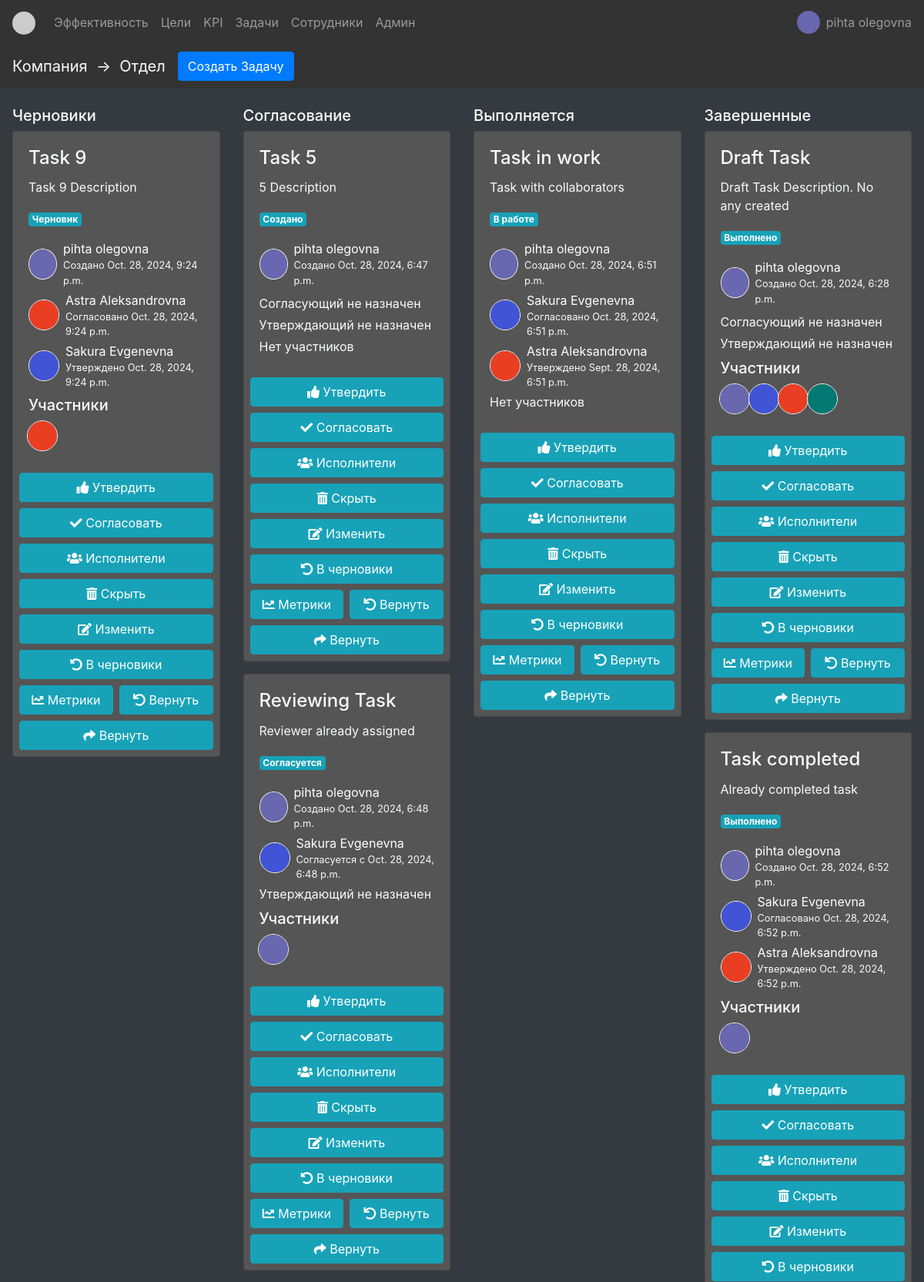
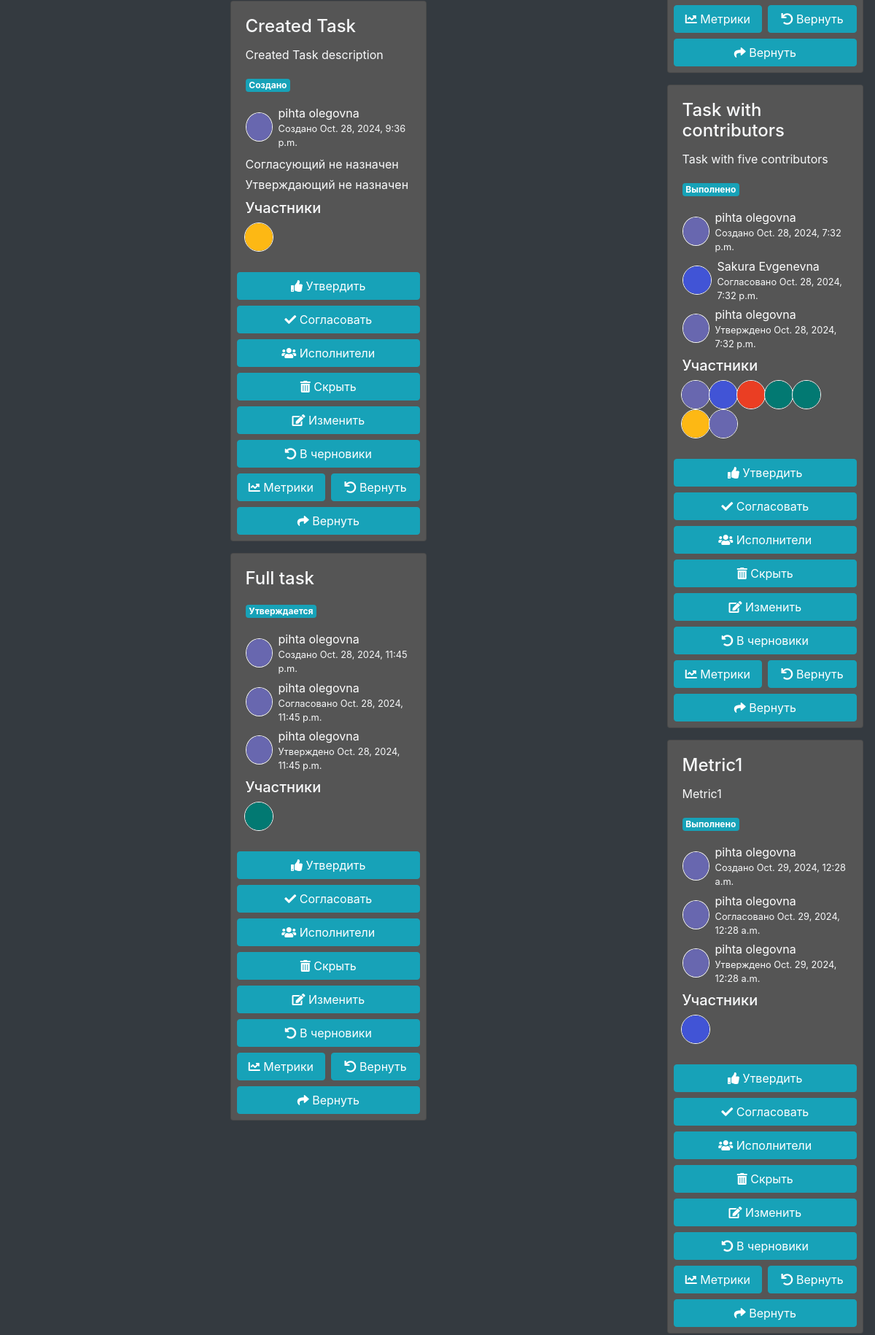
/department/1/tasks/ (signed in, upper part), run on the app's committed database (2 pictures, top to bottom).
### pms/models.py (models this page shows, shortened)
class User(AbstractBaseUser, PermissionsMixin):
    user_id = models.AutoField(primary_key=True)
    email = models.EmailField(unique=True)
    name = models.TextField()
    second_name = models.TextField()
    third_name = models.TextField(null=True, blank=True)
    position = models.ForeignKey("Position", on_delete=models.CASCADE, null=True, blank=True)
    is_active = models.BooleanField(default=True)
    is_staff = models.BooleanField(default=False)
    is_hidden = models.BooleanField(default=False)
    profile_photo = models.ImageField(upload_to='user_photos/', null=True, blank=True)
    USERNAME_FIELD = 'email'
    REQUIRED_FIELDS = ['name', 'second_name', 'third_name']
    objects = UserManager()
    def __str__(self):
        return f"{self.name} {self.second_name}"

class Task(models.Model):
    STATUS_CHOICES = [
        ('draft', 'Черновик'),
        ('created', 'Создано'),
        ('reviewing', 'Согласуется'),
        ('assigning', 'Утверждается'),
        ('assigned', 'Утверждено'),
        ('in_work', 'В работе'),
        ('completed', 'Выполнено'),
    ]
    task_id = models.AutoField(primary_key=True)
    department_id = models.ForeignKey(Department, on_delete=models.CASCADE, null=False)
    title = models.TextField()  # Only required field
    description = models.TextField(null=True, blank=True)
    creator = models.ForeignKey(User, related_name="created_tasks", on_delete=models.SET_NULL, null=True, blank=True)
    creation_time = models.DateTimeField(null=True, blank=True)
    reviewer = models.ForeignKey(User, related_name="reviewed_tasks", on_delete=models.SET_NULL, null=True, blank=True)
    review_time = models.DateTimeField(null=True, blank=True)
    assigner = models.ForeignKey(User, related_name="assigned_tasks", on_delete=models.SET_NULL, null=True, blank=True)
    assign_time = models.DateTimeField(null=True, blank=True)
    start_time = models.DateTimeField(null=True, blank=True)
    due_time = models.DateTimeField(null=True, blank=True)
    end_time = models.DateTimeField(null=True, blank=True)
    status = models.CharField(max_length=20, choices=STATUS_CHOICES, default='draft')
    last_modified = models.DateTimeField(auto_now=True)
    is_hidden = models.BooleanField(default=False)
    def get_status_display_name(self):
        return dict(self.STATUS_CHOICES).get(self.status, "Unknown")

class TaskEmployee(models.Model):
    task_employee_id = models.AutoField(primary_key=True)
    user = models.ForeignKey(User, on_delete=models.CASCADE)
    task = models.ForeignKey(Task, on_delete=models.CASCADE)
    time_added = models.DateTimeField(auto_now=True)
    is_hidden = models.BooleanField(default=False)

### pms/views.py (the view)
# urls.py: path('department/<int:department_id>/tasks/', views.department_tasks, name='department_tasks'),
@login_required
def department_tasks(request, department_id):
    user_in_department = EmployeeDepartment.objects.filter(
        user=request.user,
        department_id=department_id,
        is_hidden=False
    ).exists()
    user = request.user
    employee_department = EmployeeDepartment.objects.filter(user=user, employee_department_id=department_id)
    tasks = Task.objects.filter(department_id=department_id)
    if not user_in_department:
        return render(request, '404.html')
    context = {
        'tasks': tasks,
        'user': user,
        'employee_department': employee_department,
    }
    return render(request, 'tasks_view.html', context)

### templates/tasks_view.html (shortened to what this page needs)
<!DOCTYPE html>
{% extends 'base.html' %}
{% block content %}
    <nav class="navbar navbar-expand-lg navbar-dark">
        <span class="navbar-brand">
            <a href="{% url 'departments_view' %}" class="text-light">Компания</a>
            <span class="text-light">&nbsp;&rarr;&nbsp;</span>
            <a href="#" class="text-light">Отдел</a>
        </span>
    <button type="button" class="btn btn-primary" data-toggle="modal" data-target="#createTaskModal"
            data-department-id="{{ department.id }}">
        Создать Задачу
    </button>
</nav>
<div class="container-lg mt-4 m-3">
    <div class="row">
        <div class="col-lg-3 col-md-4 col-sm-6 col-12">
            <h5>Черновики</h5>
            {% for task in tasks %}
                {% if task.status == 'draft' %}
                    {% include 'task_card.html' with task=task badge_class='info' creator=task.creator reviewer=task.reviewer assigner=task.assigner %}
                {% endif %}
            {% endfor %}
        </div>
        <div class="col-lg-3 col-md-4 col-sm-6 col-12">
            <h5>Согласование</h5>
            {% for task in tasks %}
                {% if task.status in 'assigning reviewing created' %}
                    {% include 'task_card.html' with task=task badge_class='info' creator=task.creator reviewer=task.reviewer assigner=task.assigner %}
                {% endif %}
            {% endfor %}
        </div>
        <div class="col-lg-3 col-md-4 col-sm-6 col-12">
            <h5>Выполняется</h5>
            {% for task in tasks %}
                {% if task.status == 'in_work' %}
                    {% include 'task_card.html' with task=task badge_class='warning' creator=task.creator reviewer=task.reviewer assigner=task.assigner %}
                {% endif %}
            {% endfor %}
        </div>
        <div class="col-lg-3 col-md-4 col-sm-6 col-12">
            <h5>Завершенные</h5>
            {% for task in tasks %}
                {% if task.status == 'completed' %}
                    {% include 'task_card.html' with task=task badge_class='success' creator=task.creator reviewer=task.reviewer assigner=task.assigner %}
                {% endif %}
            {% endfor %}
        </div>
    </div>
{% endblock %}

### templates/base.html (shortened to what this page needs)
<!DOCTYPE html>
<html lang="ru">
<head>
    {% load static %}
    <link rel="stylesheet" href="{% static 'styles.css' %}"/>
    <link rel="stylesheet" href="{% static 'bootstrap.css' %}"/>
    <link rel="stylesheet" href="https://cdnjs.cloudflare.com/ajax/libs/font-awesome/5.15.4/css/all.min.css">
</head>
<body class="bg-dark text-light">
<nav class="navbar navbar-expand-sm navbar-dark">
    <a class="navbar-brand" href="#">
        <img src="https://via.placeholder.com/40" alt="Logo" class="rounded-circle mb-0" width="30" height="30"/>
    </a>
    <div class="collapse navbar-collapse" id="navbarNav">
        <ul class="navbar-nav">
            <li class="nav-item"><a class="nav-link" href="{% url 'metrics' %}">Эффективность</a></li>
            <li class="nav-item"><a class="nav-link" href="{% url 'user_metrics' %}">Цели</a></li>
            <li class="nav-item"><a class="nav-link" href="#">KPI</a></li>
            <li class="nav-item"><a class="nav-link" href="#">Задачи</a></li>
            <li class="nav-item"><a class="nav-link" href="#">Сотрудники</a></li>
            <li class="nav-item"><a class="nav-link" href="{% url 'admin:index' %}">Админ</a></li>
        </ul>
        <div class="ml-auto d-flex align-items-center">
            {% if user.profile_photo %}
                <img src="{{ user.profile_photo.url }}" alt="User Photo" class="rounded-circle mr-2" width="30"
                     height="30"/>
            {% else %}
                <img src="https://via.placeholder.com/40" alt="User Photo" class="rounded-circle mr-2" width="30"
                     height="30"/>
            {% endif %}
            <div class="navbar-text">{{ user.name }} {{ user.second_name }}</div>
        </div>
    </div>
</nav>
    {% block content %}{% endblock %}
</body>
</html>

### templates/task_card.html (shortened to what this page needs)
<!DOCTYPE html>
<html lang="ru">
<head>
    {% load static %}
    <link rel="stylesheet" href="{% static 'styles.css' %}"/>
    <link rel="stylesheet" href="{% static 'bootstrap.css' %}"/>
    <link rel="stylesheet" href="https://cdnjs.cloudflare.com/ajax/libs/font-awesome/5.15.4/css/all.min.css">
</head>
<body class="darkbg text-light">
<div class="card mb-3">
    <div class="card-body">
        <h4 class="card-title">{{ task.title }}</h4>
        <p class="card-text">{{ task.description }}</p>
        <p class="card-text">
            <span class="badge badge-info custom-badge">{{ task.get_status_display_name }}</span>
        </p>
        {% if task.creator %}
            <div class="d-flex align-items-center mb-1">
                <img src="{% if task.creator.profile_photo %}{{ task.creator.profile_photo.url }}{% else %}https://via.placeholder.com/40{% endif %}"
                     alt="Employee Photo"
                     class="rounded-circle border border-light employee-img"
                     width="40"
                     height="40">
                <div class="ml-2">
                    <div class="text">{{ task.creator }}</div>
                    <div class="text-small small">Создано {{ task.creation_time }}</div>
                </div>
            </div>
        {% else %}
            <p class="card-text">Создатель отсутствует</p>
        {% endif %}
        {% if task.reviewer %}
            <div class="d-flex align-items-center mb-1">
                <img src="
                        {% if task.reviewer.profile_photo %}{{ task.reviewer.profile_photo.url }}{% else %}https://via.placeholder.com/40{% endif %}"
                     alt="Employee Photo"
                     class="rounded-circle border border-light employee-img"
                     width="40"
                     height="40">
                <div class="ml-2">
                    <div class="text">{{ task.reviewer }}</div>
                    {% if task.status == 'reviewing' %}
                        <div class="text-small small">Согласуется с {{ task.review_time }}</div>
                    {% else %}
                        <div class="text-small small">Согласовано {{ task.review_time }}</div>
                    {% endif %}
                </div>
            </div>
        {% else %}
            <p class="card-text mt-2 m-0">Согласующий не назначен</p>
        {% endif %}
        {% if task.assigner %}
            <div class="d-flex align-items-center mb-1">
                <img src="
                        {% if task.assigner.profile_photo %}{{ task.assigner.profile_photo.url }}{% else %}https://via.placeholder.com/40{% endif %}"
                     alt="Employee Photo"
                     class="rounded-circle border border-light employee-img"
                     width="40"
                     height="40">
                <div class="ml-2">
                    <div class="text">{{ task.assigner }}</div>
                    {% if task.assign_time and task.status == 'assigning' or 'in_work' or 'completed' %}
                        <div class="text-small small">Утверждено {{ task.assign_time }}</div>
                    {% elif task.status == 'assigning' %}
                        <div class="text-small small">На утверждении с {{ task.assign_time }}</div>
                    {% else %}
                        <div class="text-small small">Утверждающий</div>
                    {% endif %}
                </div>
            </div>
        {% else %}
            <p class="card-text mt-1 mb-1">Утверждающий не назначен</p>
        {% endif %}
        {% if task.taskemployee_set.all.count > 0 %}
            <h5 class="mt-2">Участники</h5>
            <ul class="list-unstyled d-flex flex-wrap contributors-card ml-2 mb-0">
                {% for task_employee in task.taskemployee_set.all %}
                    <li class="employee-photo">
                        <img src="
                                {% if task_employee.user.profile_photo %}{{ task_employee.user.profile_photo.url }}{% else %}https://via.placeholder.com/40{% endif %}"
                             alt="Employee Photo"
                             class="rounded-circle border border-light employee-img"
                             width="40"
                             height="40"
                             data-toggle="tooltip"
                             title="{{ task_employee.user.name }} {{ task_employee.user.second_name }}">
                    </li>
                {% endfor %}
            </ul>
        {% else %}
            <div class="no-participants mt-0">Нет участников</div>
        {% endif %}
    </div>
    <div class="d-flex flex-wrap justify-content-between m-1">
            <button class="btn btn-icon btn-info flex-grow-1 m-1" style="flex: 1 1 120px;"
                    data-bs-toggle="tooltip" title="Утвердить">
                <i class="fas fa-thumbs-up"></i> Утвердить
            </button>
            <button class="btn btn-icon btn-info flex-grow-1 m-1" style="flex: 1 1 120px;"
                    data-bs-toggle="tooltip" title="Согласовать">
                <i class="fas fa-check"></i> Согласовать
            </button>
            <button class="btn btn-icon btn-info flex-grow-1 m-1" style="flex: 1 1 120px;"
                    data-bs-toggle="tooltip" title="Выбрать исполнителей">
                <i class="fas fa-users"></i> Исполнители
            </button>
            <button class="btn btn-icon btn-info flex-grow-1 m-1" style="flex: 1 1 120px;"
                    data-bs-toggle="tooltip" title="Скрыть">
                <i class="fas fa-trash-alt"></i> Скрыть
            </button>
            <button class="btn btn-icon btn-info flex-grow-1 m-1" style="flex: 1 1 120px;"
                    data-bs-toggle="tooltip" title="Изменить">
                <i class="fas fa-edit"></i> Изменить
            </button>
            <button class="btn btn-icon btn-info flex-grow-1 m-1" style="flex: 1 1 120px;"
                    data-bs-toggle="tooltip" title="В черновики">
                <i class="fas fa-undo-alt"></i> В черновики
            </button>
            <button class="btn btn-icon btn-info flex-grow-1 m-1" style="flex: 1 1 120px;"
                    data-bs-toggle="tooltip" title="Указать метрики">
                <i class="fas fa-chart-line"></i> Метрики
            </button>
            <button class="btn btn-icon btn-info flex-grow-1 m-1" style="flex: 1 1 120px;"
                    data-bs-toggle="tooltip" title="Вернуть в работу">
                <i class="fas fa-undo"></i> Вернуть
            </button>
            <button class="btn btn-icon btn-info flex-grow-1 m-1" style="flex: 1 1 120px;"
                    data-bs-toggle="tooltip" title="Вернуть на согласование">
                <i class="fas fa-share"></i> Вернуть
            </button>
    </div>
</div>
</body>
</html>

### static/styles.css (style rules this page uses)
.card-body, .card { background: rgb(85, 85, 85); }
.card { border-radius: 10px; border: 25px black; overflow: hidden; background: rgb(85, 85, 85) !important; }
.employee-photo { margin-left: -10px; transition: transform 0.3s ease; flex-shrink: 0; }
.text { color: white !important; }
.navbar-dark { background-color: rgb(51, 51, 51) !important; }
.employee-photo img { width: 40px; height: 40px; border-radius: 50%; border: 2px solid white; transition: transform 0.3s ease; }
.custom-badge { font-size: 1.1rem; padding: 0.4rem 0.8rem; border-radius: 20px; }
.employee-photo { margin-right: 0.5rem; }
.employee-img { transition: transform 0.3s ease; }
.custom-badge { font-size: 0.7rem; padding: 0.5rem 1rem; border-radius: 1rem; }

### data on the page
User: profile_photo (picture), name "pihta", second_name "olegovna"
Task: title "Task 9", description "Task 9 Description", get_status_display_name "Черновик", creator.profile_photo (picture), creator "pihta olegovna", creation_time "Oct. 28, 2024, 9:24 p.m.", reviewer.profile_photo (picture), reviewer "Astra Aleksandrovna", review_time "Oct. 28, 2024, 9:24 p.m.", assigner.profile_photo (picture), assigner "Sakura Evgenevna", assign_time "Oct. 28, 2024, 9:24 p.m."
TaskEmployee: user.profile_photo (picture)
Task: title "Task 5", description "5 Description", get_status_display_name "Создано", creator.profile_photo (picture), creator "pihta olegovna", creation_time "Oct. 28, 2024, 6:47 p.m.", shows "Согласующий не назначен", shows "Утверждающий не назначен", shows "Нет участников"
Task: title "Reviewing Task", description "Reviewer already assigned", get_status_display_name "Согласуется", creator.profile_photo (picture), creator "pihta olegovna", creation_time "Oct. 28, 2024, 6:48 p.m.", reviewer.profile_photo (picture), reviewer "Sakura Evgenevna", review_time "Oct. 28, 2024, 6:48 p.m.", shows "Утверждающий не назначен"
TaskEmployee: user.profile_photo (picture)
Task: title "Created Task", description "Created Task description", get_status_display_name "Создано", creator.profile_photo (picture), creator "pihta olegovna", creation_time "Oct. 28, 2024, 9:36 p.m.", shows "Согласующий не назначен", shows "Утверждающий не назначен"
TaskEmployee: user.profile_photo (picture)
Task: title "Full task", get_status_display_name "Утверждается", creator.profile_photo (picture), creator "pihta olegovna", creation_time "Oct. 28, 2024, 11:45 p.m.", reviewer.profile_photo (picture), reviewer "pihta olegovna", review_time "Oct. 28, 2024, 11:45 p.m.", assigner.profile_photo (picture), assigner "pihta olegovna", assign_time "Oct. 28, 2024, 11:45 p.m."
TaskEmployee: user.profile_photo (picture)
Task: title "Task in work", description "Task with collaborators", get_status_display_name "В работе", creator.profile_photo (picture), creator "pihta olegovna", creation_time "Oct. 28, 2024, 6:51 p.m.", reviewer.profile_photo (picture), reviewer "Sakura Evgenevna", review_time "Oct. 28, 2024, 6:51 p.m.", assigner.profile_photo (picture), assigner "Astra Aleksandrovna", assign_time "Sept. 28, 2024, 6:51 p.m.", shows "Нет участников"
Task: title "Draft Task", description "Draft Task Description. No any created", get_status_display_name "Выполнено", creator.profile_photo (picture), creator "pihta olegovna", creation_time "Oct. 28, 2024, 6:28 p.m.", shows "Согласующий не назначен", shows "Утверждающий не назначен"
TaskEmployee: user.profile_photo (picture)
TaskEmployee: user.profile_photo (picture)
TaskEmployee: user.profile_photo (picture)
TaskEmployee: user.profile_photo (picture)
Task: title "Task completed", description "Already completed task", get_status_display_name "Выполнено", creator.profile_photo (picture), creator "pihta olegovna", creation_time "Oct. 28, 2024, 6:52 p.m.", reviewer.profile_photo (picture), reviewer "Sakura Evgenevna", review_time "Oct. 28, 2024, 6:52 p.m.", assigner.profile_photo (picture), assigner "Astra Aleksandrovna", assign_time "Oct. 28, 2024, 6:52 p.m."
TaskEmployee: user.profile_photo (picture)
Task: title "Task with contributors", description "Task with five contributors", get_status_display_name "Выполнено", creator.profile_photo (picture), creator "pihta olegovna", creation_time "Oct. 28, 2024, 7:32 p.m.", reviewer.profile_photo (picture), reviewer "Sakura Evgenevna", review_time "Oct. 28, 2024, 7:32 p.m.", assigner.profile_photo (picture), assigner "pihta olegovna", assign_time "Oct. 28, 2024, 7:32 p.m."
TaskEmployee: user.profile_photo (picture)
TaskEmployee: user.profile_photo (picture)
TaskEmployee: user.profile_photo (picture)
TaskEmployee: user.profile_photo (picture)
TaskEmployee: user.profile_photo (picture)
TaskEmployee: user.profile_photo (picture)
TaskEmployee: user.profile_photo (picture)
Task: title "Metric1", description "Metric1", get_status_display_name "Выполнено", creator.profile_photo (picture), creator "pihta olegovna", creation_time "Oct. 29, 2024, 12:28 a.m.", reviewer.profile_photo (picture), reviewer "pihta olegovna", review_time "Oct. 29, 2024, 12:28 a.m.", assigner.profile_photo (picture), assigner "pihta olegovna", assign_time "Oct. 29, 2024, 12:28 a.m."
TaskEmployee: user.profile_photo (picture)
